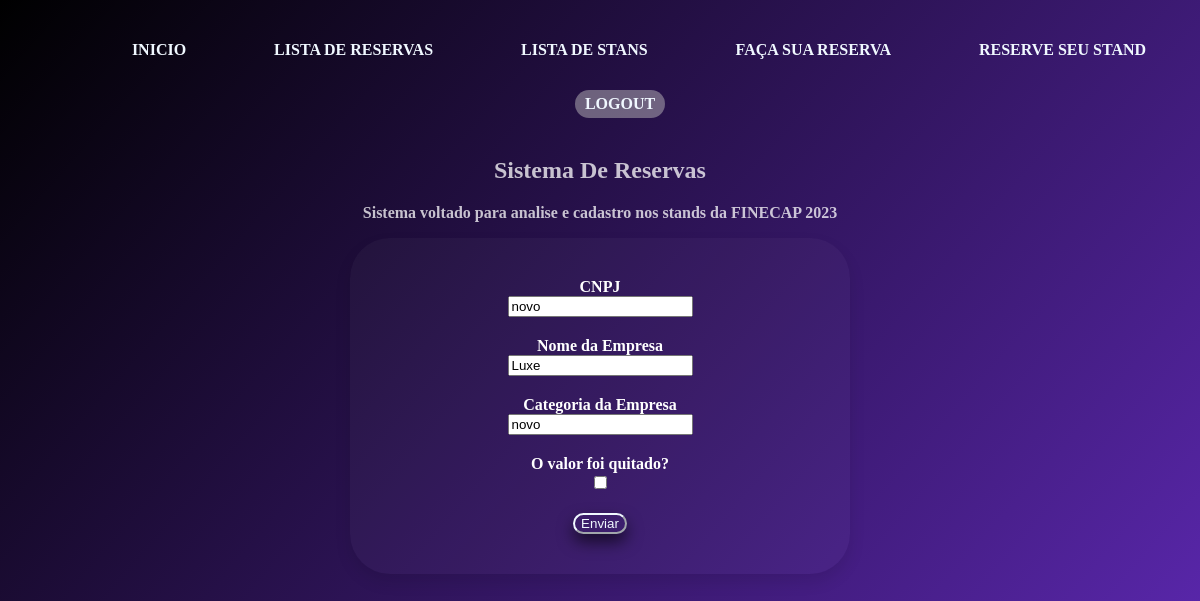
Screenshot of /reserva/editarreserva/1 (signed in) with the database file from the repository.
### reservas/models.py (models this page shows, shortened)
class Reserva(models.Model):
    cnpj = models.CharField(max_length=50)
    nome_empresa = models.CharField(max_length=100)
    categoria_empresa = models.CharField(max_length=100)
    quitado = models.BooleanField()
    objects = models.Manager()

### reservas/views.py (the view, shortened to what this page needs)
# urls.py: path('reserva/editarreserva/<int:pk>', EditarCadastroView.as_view(),name='editar'),
class EditarCadastroView(AdminRequiredMixin, generic.UpdateView):
    model = Reserva
    form_class = CadastroForms
    success_url = reverse_lazy('lista_reserva')
    template_name = 'core/cadastro.html'

### reservas/forms.py
class CadastroForms(forms.ModelForm):
    class Meta:
        model = Reserva
        fields = '__all__'
    widgets = {
        'cnpj': forms.TextInput(attrs={'class': 'form-control'}),
        'nome_empresa' : forms.TextInput(attrs={'class':'form-control'}),
        'categoria_empresa' : forms.TextInput(attrs={'class':'form-control'}),
    }

### reservas/views.py (called while the page is built)
    @method_decorator(login_required)
    def dispatch(self, request, *args, **kwargs):
        if not request.user.is_staff:
            return redirect('erro')
        return super().dispatch(request, *args, **kwargs)

### reservas/templates/core/cadastro.html (shortened to what this page needs)
{% extends 'base.html' %}
{% block center %}
<div class="form-container">
    <form method="post" enctype="multipart/form-data">
        <div class="form-group">
            <label for="cnpj" class="form-label">CNPJ</label><br>
            <div class="formlabel">{{ form.cnpj }}</div>
        </div>
        <div class="form-group">
            <label for="nome_empresa" class="form-label">Nome da Empresa</label><br>
            <div class="formlabel">{{ form.nome_empresa }}</div>
        </div>
        <div class="form-group">
            <label for="categoria_empresa" class="form-label">Categoria da Empresa</label><br>
            <div class="formlabel">{{ form.categoria_empresa }}</div>
        </div>
        <div class="form-group">
            <label for="quitado" class="form-label">O valor foi quitado?</label><br>
            <div class="formlabel">{{ form.quitado }}</div>
        </div>
        <button type="submit" class="btn btn-primary">Enviar</button>
    </form>
</div>
{% endblock center %}

### static/css/basecss.css (style rules this page uses)
body { background: rgb(0, 0, 0); background: linear-gradient(131deg, rgba(0, 0, 0, 1) 0%, rgba(67, 2, 172, 0.8431022067029936) 100%); font-weight: 600; text-align: center !important; color: white; min-height: 98vh; }

### reservas/templates/core/cadastro.html (style rules this page uses)
.form-container { max-width: 500px; margin: auto; }
button { border-color: aliceblue; border-radius: 40px; background-color: transparent; color:aliceblue;; box-shadow: 0 8px 16px rgba(0, 0, 0, 0.6); height: auto; max-width: 500px; margin: auto; }
form { padding: 40px; border-radius: 40px; background-color: rgba(255, 255, 255, 0.026); box-shadow: 0 8px 16px rgba(0, 0, 0, 0.1); }
.form-group { margin-bottom: 20px; }

### rows the page displays
Reserva: cnpj "novo", nome_empresa "Luxe", categoria_empresa "novo"
